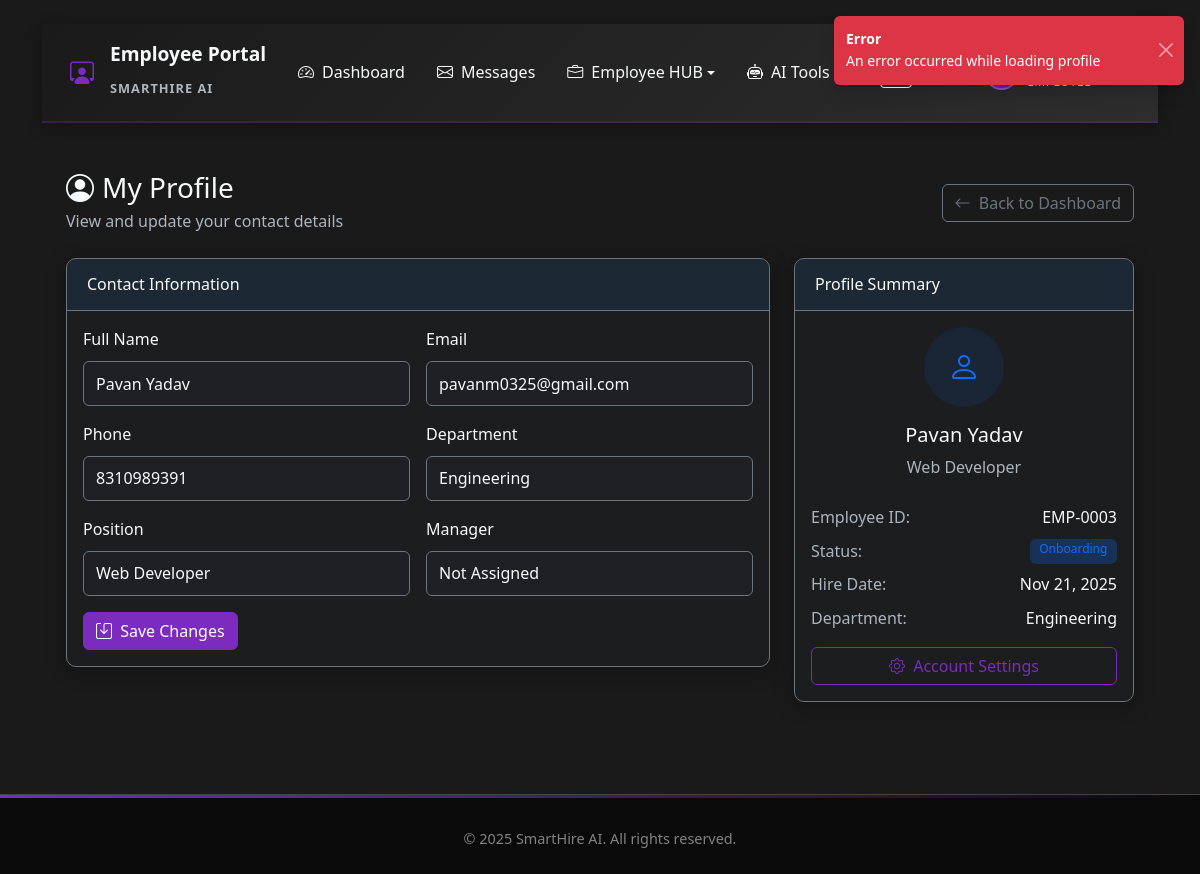
Page /employee/profile (signed in) on the committed database.
### app.py (models this page shows, shortened)
class User(db.Model):
    id = db.Column(db.Integer, primary_key=True)
    username = db.Column(db.String(80), unique=True, nullable=False)
    email = db.Column(db.String(120), unique=True, nullable=False)
    password = db.Column(db.String(255), nullable=False)
    full_name = db.Column(db.String(100), nullable=False)
    phone = db.Column(db.String(20), nullable=False)
    role = db.Column(db.String(20), nullable=False)
    department = db.Column(db.String(50), nullable=True)
    created_at = db.Column(db.DateTime, default=datetime.utcnow)
    last_login = db.Column(db.DateTime, nullable=True)
    is_active = db.Column(db.Boolean, default=True)
    status = db.Column(db.String(20), default='Active')
    hire_date = db.Column(db.Date, nullable=True)
    position = db.Column(db.String(100), nullable=True)
    manager_id = db.Column(db.Integer, db.ForeignKey('user.id'), nullable=True)
    employee_id = db.Column(db.String(20), nullable=True)
    exit_date = db.Column(db.Date, nullable=True)
    offboarding_start_date = db.Column(db.DateTime, nullable=True)
    reset_token = db.Column(db.String(255), nullable=True)
    reset_token_expires = db.Column(db.DateTime, nullable=True)
    manager = db.relationship('User', remote_side=[id], backref=db.backref('direct_reports', lazy=True))
    skills = db.relationship('EmployeeSkill', backref='employee', lazy=True, cascade='all, delete-orphan')

### app.py (the view, shortened to what this page needs)
@app.route('/employee/profile', methods=['GET', 'POST'])
@login_required('employee')
def employee_profile():
    user = User.query.get(session['user_id'])
    unread_messages_count = Message.query.filter_by(
        recipient_id=user.id,
        status='unread'
    ).count()
    return render_template('employee_profile.html', user=user, current_user=user, unread_messages_count=unread_messages_count)

### app.py (called while the page is built)
@app.context_processor
def inject_datetime():
    return {
        'timedelta': timedelta,
        'now': datetime.utcnow
    }

@app.context_processor
def inject_user():
    if 'user_id' in session:
        user = User.query.get(session['user_id'])
        return {'user': user}
    return {'user': None}

def login_required(role=None):
    def decorator(f):
        @wraps(f)
        def decorated_function(*args, **kwargs):
            if 'user_id' not in session or 'role' not in session:
                return redirect(url_for('index'))
            if role:
                allowed_roles = role if isinstance(role, list) else [role]
                if session.get('role') not in allowed_roles:
                    flash('You do not have permission to access this page.', 'danger')
                    if session.get('role') == 'candidate':
                        return redirect(url_for('login', role='candidate'))
                    return redirect(url_for(session.get('role', 'index') + '_dashboard'))
            return f(*args, **kwargs)
        return decorated_function
    return decorator

### templates/employee_profile.html (shortened to what this page needs)
{% extends "employee_base.html" %}
{% block page_content %}
<div class="container-fluid py-4">
    <div class="row mb-4">
        <div class="col-12">
            <div class="d-flex justify-content-between align-items-center">
                <div>
                    <h1 class="h3 mb-1 text-light">
                        <i class="bi bi-person-circle me-2"></i>My Profile
                    </h1>
                    <p class="text-muted mb-0">View and update your contact details</p>
                </div>
                <a href="{{ url_for('employee_dashboard') }}" class="btn btn-outline-secondary">
                    <i class="bi bi-arrow-left me-1"></i> Back to Dashboard
                </a>
            </div>
        </div>
    </div>
    <div class="row">
        <div class="col-lg-8">
            <div class="card bg-dark bg-opacity-25 border-secondary">
                <div class="card-header bg-transparent border-secondary">
                    <h6 class="text-light mb-0">Contact Information</h6>
                </div>
                <div class="card-body">
                    <form method="post">
                        <div class="row g-3">
                            <div class="col-md-6">
                                <label class="form-label text-light">Full Name</label>
                                <input type="text" id="fullName" class="form-control bg-dark bg-opacity-50 border-secondary text-light" value="{{ user.full_name }}" disabled>
                            </div>
                            <div class="col-md-6">
                                <label class="form-label text-light">Email</label>
                                <input type="email" id="email" class="form-control bg-dark bg-opacity-50 border-secondary text-light" value="{{ user.email }}" disabled>
                            </div>
                            <div class="col-md-6">
                                <label class="form-label text-light">Phone</label>
                                <input type="text" id="phone" name="phone" class="form-control bg-dark bg-opacity-50 border-secondary text-light" value="{{ user.phone }}" required>
                            </div>
                            <div class="col-md-6">
                                <label class="form-label text-light">Department</label>
                                <input type="text" id="department" name="department" class="form-control bg-dark bg-opacity-50 border-secondary text-light" value="{{ user.department or '' }}">
                            </div>
                            <div class="col-md-6">
                                <label class="form-label text-light">Position</label>
                                <input type="text" id="position" name="position" class="form-control bg-dark bg-opacity-50 border-secondary text-light" value="{{ user.position or '' }}">
                            </div>
                            <div class="col-md-6">
                                <label class="form-label text-light">Manager</label>
                                <input type="text" class="form-control bg-dark bg-opacity-50 border-secondary text-light" value="{{ user.manager.full_name if user.manager else 'Not Assigned' }}" disabled>
                            </div>
                            <div class="col-12">
                                <button type="submit" class="btn btn-primary">
                                    <i class="bi bi-save me-1"></i> Save Changes
                                </button>
                            </div>
                        </div>
                    </form>
                </div>
            </div>
        </div>
        <div class="col-lg-4">
            <div class="card bg-dark bg-opacity-25 border-secondary">
                <div class="card-header bg-transparent border-secondary">
                    <h6 class="text-light mb-0">Profile Summary</h6>
                </div>
                <div class="card-body">
                    <div class="text-center mb-4">
                        <div class="avatar-lg bg-primary bg-opacity-10 text-primary rounded-circle mx-auto mb-3" style="width: 80px; height: 80px; line-height: 80px;">
                            <i class="bi bi-person" style="font-size: 2rem;"></i>
                        </div>
                        <h5 class="text-light">{{ user.full_name }}</h5>
                        <p class="text-muted">{{ user.position or 'Not Assigned' }}</p>
                    </div>
                    <div class="mb-3">
                        <div class="d-flex justify-content-between mb-2">
                            <span class="text-muted">Employee ID:</span>
                            <span class="text-light">{{ user.employee_id or ('EMP-' ~ '%04d'|format(user.id)) }}</span>
                        </div>
                        <div class="d-flex justify-content-between mb-2">
                            <span class="text-muted">Status:</span>
                            <span class="badge bg-primary bg-opacity-25 text-primary">{{ user.status or 'Active' }}</span>
                        </div>
                        <div class="d-flex justify-content-between mb-2">
                            <span class="text-muted">Hire Date:</span>
                            <span class="text-light">{{ user.hire_date.strftime('%b %d, %Y') if user.hire_date else 'Not set' }}</span>
                        </div>
                        <div class="d-flex justify-content-between">
                            <span class="text-muted">Department:</span>
                            <span class="text-light">{{ user.department or 'Not Assigned' }}</span>
                        </div>
                    </div>
                    <div class="d-grid">
                        <button class="btn btn-outline-primary" data-bs-toggle="modal" data-bs-target="#settingsModal" onclick="loadSettingsModal()">
                            <i class="bi bi-gear me-1"></i> Account Settings
                        </button>
                    </div>
                </div>
            </div>
        </div>
    </div>
</div>
{% endblock %}

### static/css/style.css (style rules this page uses)
:root { --primary-color: #2196f3; --primary-hover: #0d8aee; --secondary-color: #2196f3; --bg-dark: #121212; --bg-darker: #0a0a0a; --text-primary: #e0e0e0; --text-secondary: #a0a0a0; --card-bg: #1e1e1e; --border-color: #333; --success-color: #4caf50; --danger-color: #f44336; }
body { font-family: 'Segoe UI', Tahoma, Geneva, Verdana, sans-serif; background-color: var(--bg-dark); color: var(--text-primary); line-height: 1.6; display: flex; flex-direction: column; min-height: 100vh; }
.badge { font-weight: 500; padding: 0.4em 0.8em; }
.card { background-color: var(--card-bg); border: 1px solid var(--border-color); color: var(--text-primary); }
.card-header { background-color: var(--bg-darker) !important; border-bottom: 1px solid var(--border-color); }
.form-control, .form-select { background-color: var(--bg-darker); border: 1px solid var(--border-color); color: var(--text-primary); }
.text-muted { color: var(--text-secondary) !important; }
.card { border: 1px solid var(--border-color); border-radius: 10px; background-color: var(--card-bg); box-shadow: 0 4px 20px rgba(0, 0, 0, 0.3); margin-bottom: 20px; transition: transform 0.3s ease, box-shadow 0.3s ease, border-color 0.3s ease; }
.card-header { background-color: rgba(33, 150, 243, 0.1) !important; color: var(--primary-color); font-weight: 600; border-bottom: 1px solid var(--border-color); border-radius: 10px 10px 0 0 !important; padding: 1rem 1.25rem; }
.btn-primary { background-color: var(--primary-color); border-color: var(--primary-color); color: white; transition: all 0.3s ease; }
.btn-outline-primary { color: var(--primary-color); border-color: var(--primary-color); transition: all 0.3s ease; }
.form-control, .form-select { background-color: var(--bg-darker); border: 1px solid var(--border-color); color: var(--text-primary); padding: 0.6rem 0.75rem; transition: border-color 0.3s ease, box-shadow 0.3s ease; }
.form-label { color: var(--text-primary); margin-bottom: 0.5rem; }

### templates/employee_base.html (style rules this page uses)
.card { transition: transform 0.3s ease, box-shadow 0.3s ease; }

### templates/base.html (style rules this page uses)
:root { --bg-color: #1a1a1a; --card-bg: #2d2d2d; --text-color: #f8f9fa; --text-muted: #adb5bd; --border-color: #444; --primary-color: #7b2cbf; --secondary-color: #6c757d; --success-color: #28a745; --info-color: #17a2b8; --warning-color: #ffc107; --danger-color: #dc3545; }
body { background-color: var(--bg-color); color: var(--text-color); }
.card { background-color: var(--card-bg); border: 1px solid var(--border-color); color: var(--text-color); }
.card-header { background-color: rgba(0, 0, 0, 0.2); border-bottom: 1px solid var(--border-color); }
.form-control, .form-select { background-color: #2d2d2d; border: 1px solid #444; color: #f8f9fa; }
.btn-primary { background-color: var(--primary-color); border-color: var(--primary-color); }
.text-muted { color: var(--text-muted) !important; }

### rows in the picture
User: full_name "Pavan Yadav", email "pavanm0325@gmail.com", phone "8310989391", department "Engineering", position "Web Developer", id "EMP-0003", status "Onboarding", hire_date "Nov 21, 2025"
